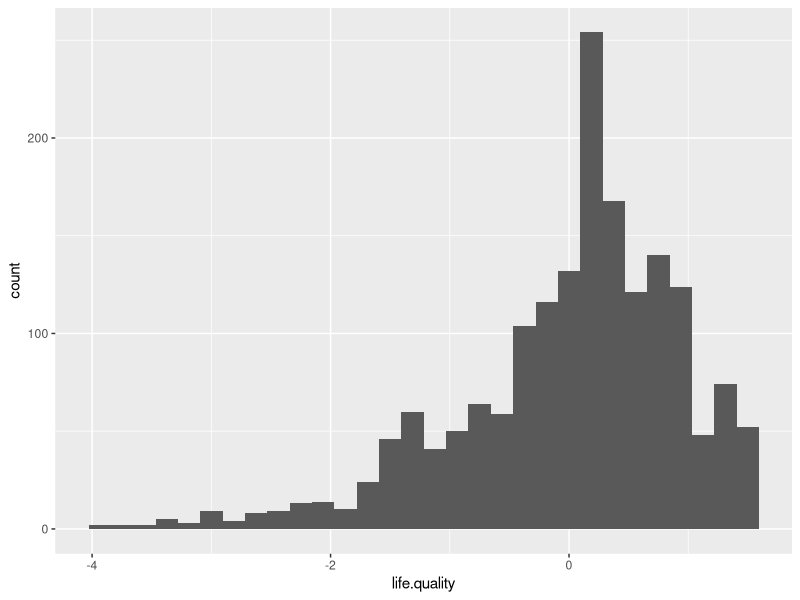

Source code (R): (Note: this script raises an error after producing the figure.)
## ---- chunk 1
knitr::opts_chunk$set(echo = TRUE)
## ---- chunk 2

wvs.dat <- read.csv("Data/wvs_data.csv")

## ---- chunk 3

library(dplyr)

wvs.dat$happiness <- as.numeric(as.character(recode(wvs.dat$V10,
                                  '1' = '4',
                                   '2' = '3',
                                   '3' = '2',
                                   '4' = '1',
                                  '-2' = NULL)))

wvs.dat$health <- as.numeric(as.character(recode(wvs.dat$V11,
                                   '1' = '5',
                                   '2' = '4',
                                   '3' = '3',
                                   '4' = '2',
                                   '5' = '1',
                                  '-2' = NULL)))

wvs.dat$finances <- recode(wvs.dat$V59,
                                  '-2' = NULL,
                                  .default = wvs.dat$V59)

wvs.dat$satisfaction <- recode(wvs.dat$V23,
                                  '-2' = NULL,
                                  .default = wvs.dat$V23)

wvs.dat$freedom <- recode(wvs.dat$V55,
                                  '-2' = NULL,
                                  .default = wvs.dat$V55)

## ---- chunk 4

#install.packages('psych')

library(psych)

## ---- chunk 5

fa.fit <- fa(wvs.dat[,c("happiness",
                         "health",
                         "finances", 
                         "satisfaction",
                         "freedom")], 
             nfactors=1)

## ---- chunk 6

fa.fit

## ---- chunk 7

wvs.dat$life.quality <- fa.fit$scores

## ---- chunk 8

head(wvs.dat$life.quality, 10)

## ---- chunk 9
mean(wvs.dat$life.quality, na.rm = TRUE)
sd(wvs.dat$life.quality, na.rm = TRUE)
## ---- chunk 10

library(ggplot2)

ggplot(wvs.dat, aes(life.quality)) + 
  geom_histogram()

## ---- chunk 11

library(dplyr)
#wvs.dat$Ethnicity <- as.numeric(as.character(recode(wvs.dat$V254,
                                   #'1' = '5',
                                   #'2' = '4',
                                   #'3' = '3',
                                   #'4' = '2',
                                   #'5' = '1',
                                  #'-2' = NULL

wvs.dat$occupational <- as.numeric(as.character(recode(wvs.dat$Q281,
                                   '1' = '5',
                                   '2' = '4',
                                   '3' = '3',
                                   '4' = '2',
                                   '5' = '1',
                                  '-2' = NULL)))

wvs.dat$work_status <- as.numeric(as.character(recode(wvs.dat$V249,
                                   '1' = '5',
                                   '2' = '4',
                                   '3' = '3',
                                   '4' = '1',
                                   '5' = '1',
                                   '6' = '1',
                                   '7' = '1',
                                   '8' = '1',
                                  '-2' = NULL)))

wvs.dat$personal_security <- as.numeric(as.character(recode(wvs.dat$V170,
                                   '1' = '4',
                                   '2' = '3',
                                   '3' = '2',
                                   '4' = '1',
                                  '-2' = NULL)))


wvs.dat$class <- as.numeric(as.character(recode(wvs.dat$V236,
                                   '1' = '5',
                                   '2' = '4',
                                   '3' = '3',
                                   '4' = '2',
                                   '5' = '1',
                                  '-2' = NULL)))
## ---- chunk 12

library(dplyr)


recode_to_notnull <- function(my_var) {
  scale(as.numeric(as.character(dplyr::recode(my_var,
                                               '-2' = NULL,
                                               .default = my_var))))
}




#wvs.dat$Ethnicity <- recode_to_notnull(wvs.dat$V254) # race discrete
wvs.dat$Education <- recode_to_notnull(wvs.dat$Q275)
#wvs.dat$occupational <- recode_to_notnull(wvs.dat$Q281) # 1-professional
#wvs.dat$work_status <- recode_to_notnull(wvs.dat$V249) #continous 1-8, 4-8 no pay
#wvs.dat$personal_security <- recode_to_notnull(wvs.dat$V170) #continous 1-4
#wvs.dat$class <- recode_to_notnull(wvs.dat$V236) #continous 1-5
wvs.dat$income <- recode_to_notnull(wvs.dat$V237)

qol=data.frame(wvs.dat$life.quality, wvs.dat$work_status, wvs.dat$personal_security, wvs.dat$class, wvs.dat$Education, wvs.dat$income)


## ---- chunk 13
qol<- na.omit(qol)
summary(qol)
## ---- chunk 14
qol <- as.data.frame(scale(qol))
## ---- chunk 15
correlation = cor(qol)

correlation
## ---- chunk 16
p.mat <- cor_pmat(qol, use = "complete", method = "pearson")
p.mat
## ---- chunk 17
ggcorrplot(correlation,hc.order = TRUE, type = "lower", lab = TRUE, p.mat = p.mat, insig = "blank", sig.level = 0.5)
## ---- chunk 18
quality_of_life <- lm(life.quality ~  wvs.dat$work_status + wvs.dat$personal_security + wvs.dat$class + wvs.dat$Education + wvs.dat$income, data = wvs.dat)

summary(quality_of_life )

## ---- chunk 19

